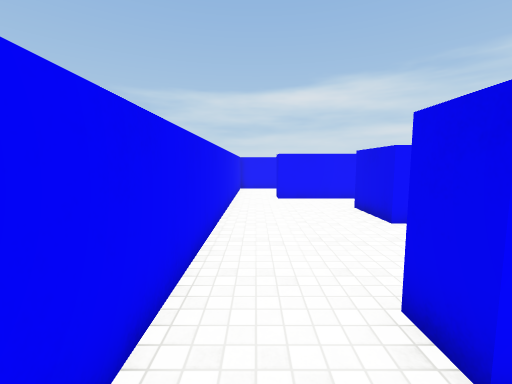
View 1 (above)

20 first-person views from a walk through a 3-D level made in the Unity game engine. The camera is 1.5 m above the floor, tilts 6° down and sees 90° across. The floor is counted in squares, 1 m on a side. Each view is taken from the middle of a square. On the plan, view 1 faces up. The plan holds only what a view shows up to about 13 squares ahead; the rest is blank. The place goes on beyond the plan. Surface patterns are stand-ins for the level's own textures.

View 2
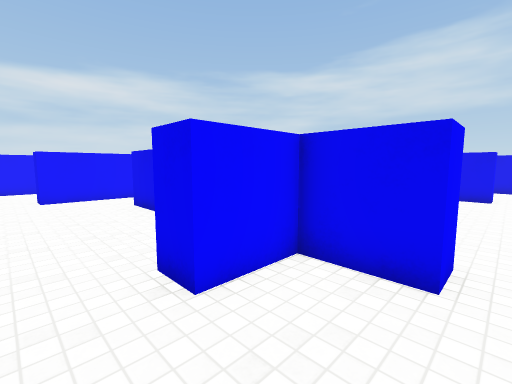

View 3
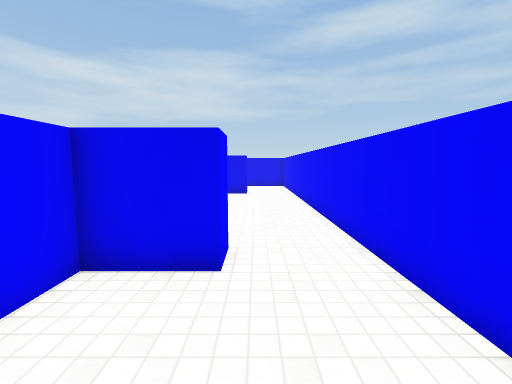

View 4
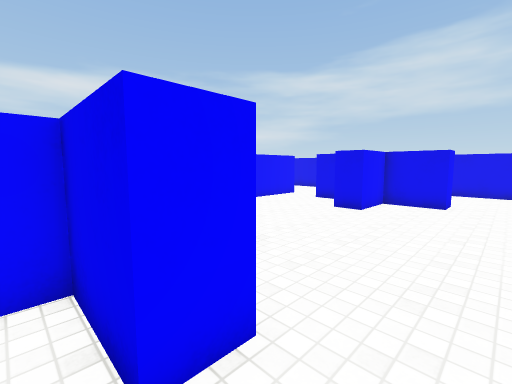

View 5
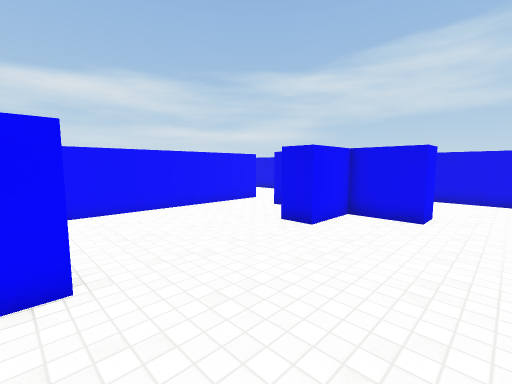

View 6
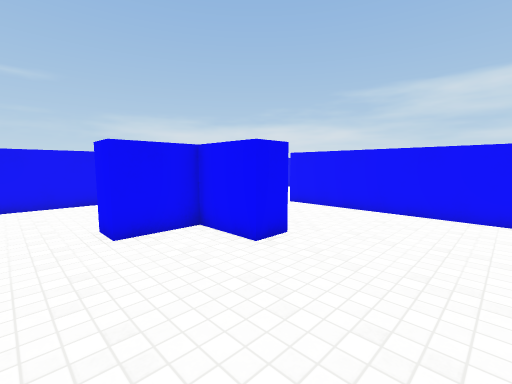

View 7
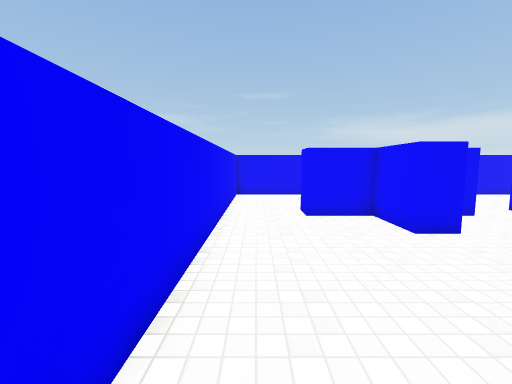

View 8
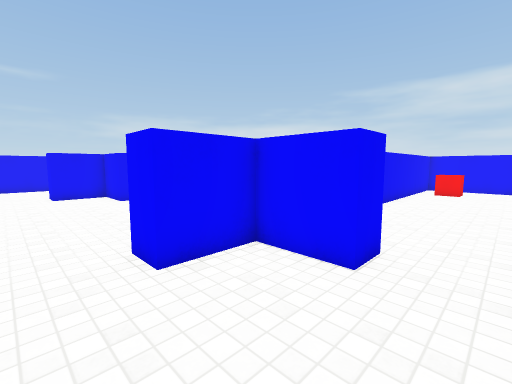

View 9
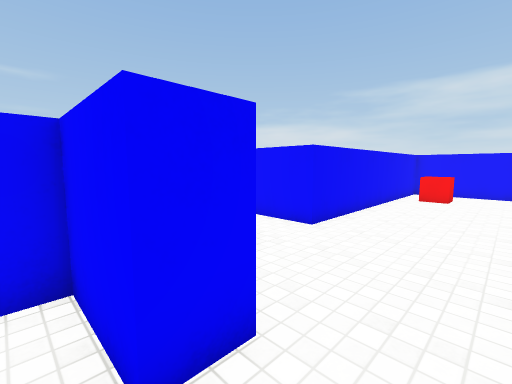

View 10
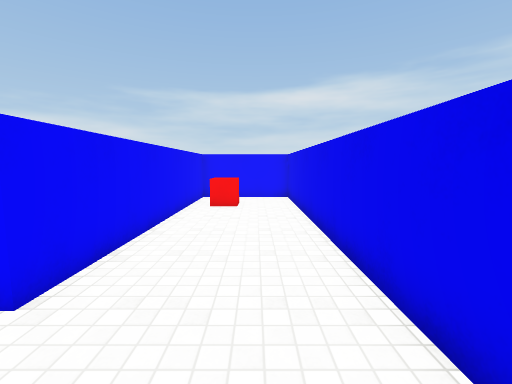

View 11
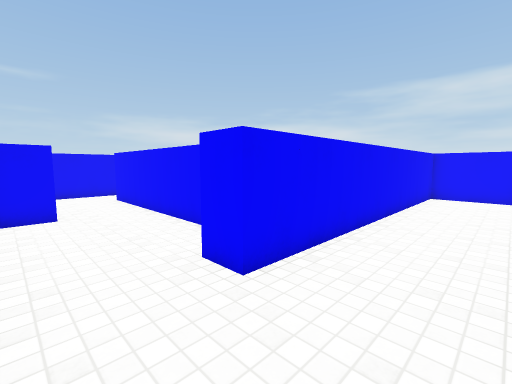

View 12
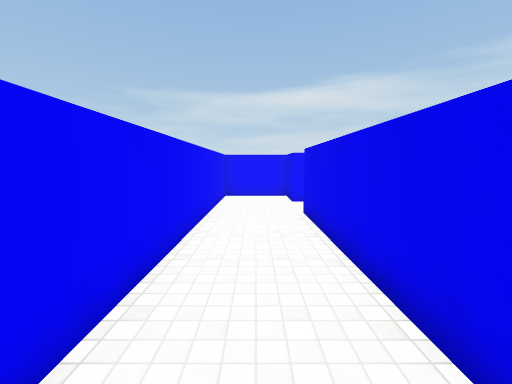

View 13
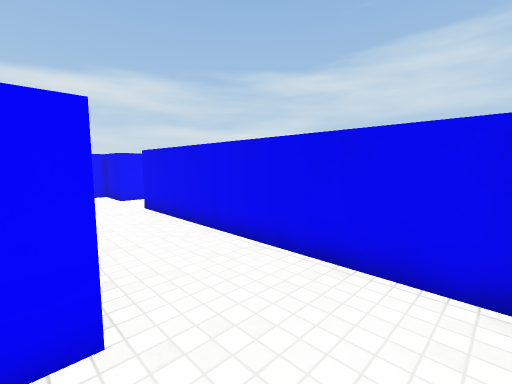

View 14
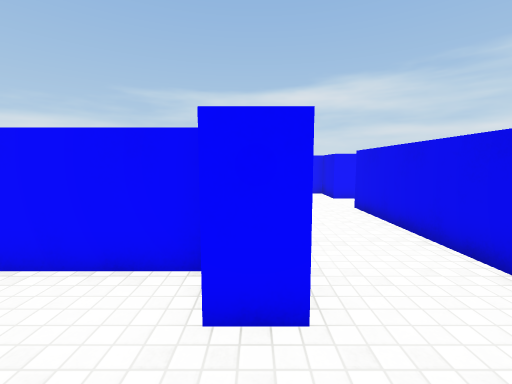

View 15
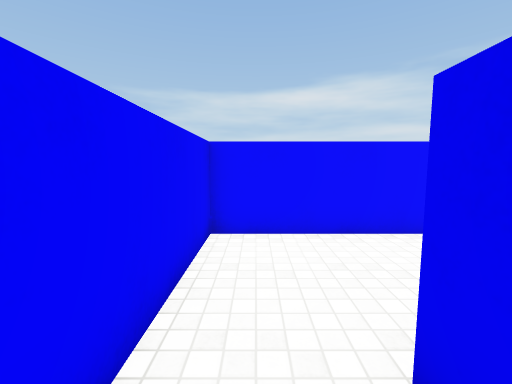

View 16
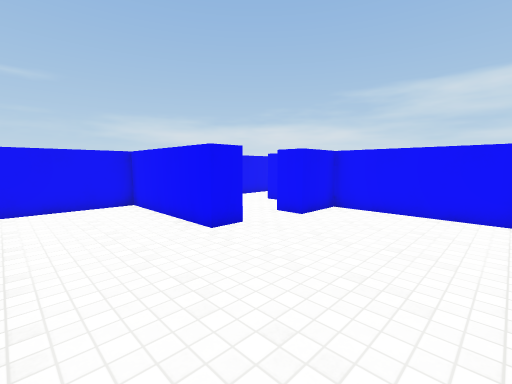

View 17
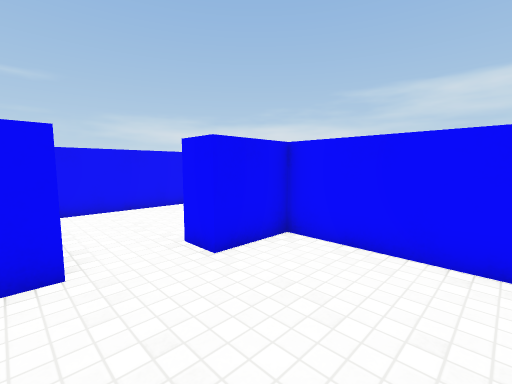

View 18
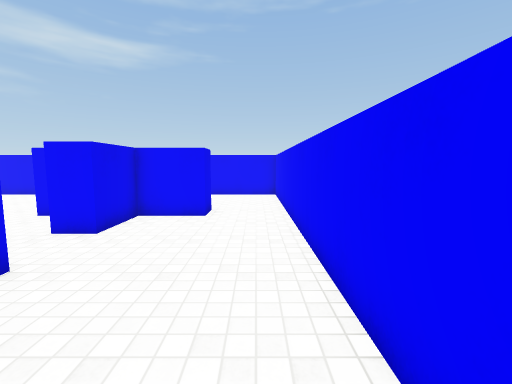

View 19
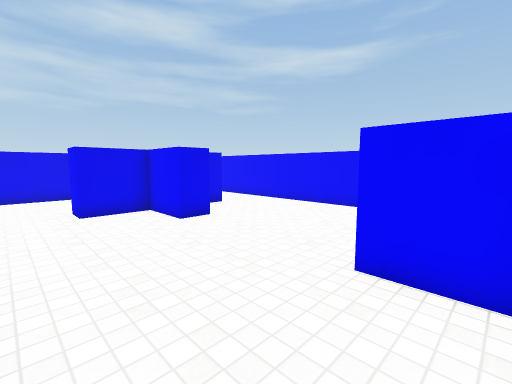

View 20
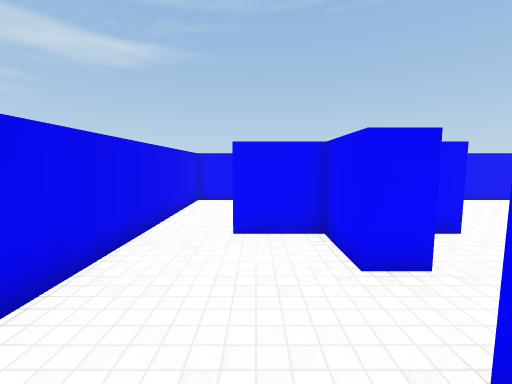

### Floor plan
Ten units are one square. View 1 is at (0, 0); x grows to the right and y downward. Boxes are objects, and circles mark ways between rooms. Rooms are numbered by the first view taken in them; rooms with no view inside come last. Other rooms are left out.
<svg viewBox="-15 -226 205 261">
<path fill="none" stroke="#000" d="M-10 -15 -10 30 35 30M35 5 35 -15 15 -15M49 -25 65 -25 65 -15 45 -15 45 5 35 5M45 -45 45 -41M145 5 135 5 135 -15 115 -15 115 -25 135 -25 135 -45M135 -65 55 -65M35 30 145 30M165 -15 145 -15 145 5M170 30 185 30 185 -15M135 -45 145 -45 145 -25 165 -25 165 -15M185 -15 185 -160 145 -160 145 -65 135 -65M92 -115 10 -115M55 -65 45 -65M135 -79 135 -170M-10 -115 -10 -15M15 -15 15 -25 35 -25 35 -45 45 -45M135 -195 135 -215 105 -215 105 -102 95 -102M40 -176 40 -165 -10 -165 -10 -115M10 -115 10 -125M91 -215 45 -215 45 -195M19 -215 12 -215M45 -195 35 -195M-10 -221 -10 -181"/>
<rect x="155" y="-145" width="10" height="10" fill="#bbb"><title>red cube</title></rect>
<rect x="35" y="-95" width="10" height="30" fill="#bbb"><title>blue block</title></rect>
<circle cx="40" cy="15" r="3" fill="#2a7"/>
<circle cx="5" cy="-20" r="3" fill="#2a7"/>
<circle cx="140" cy="15" r="3" fill="#2a7"/>
<circle cx="140" cy="-55" r="3" fill="#2a7"/>
<circle cx="45" cy="-55" r="3" fill="#2a7"/>
<circle cx="175" cy="-20" r="3" fill="#2a7"/>
<circle cx="0" cy="-120" r="3" fill="#2a7"/>
<circle cx="35" cy="-185" r="3" fill="#2a7"/>
<text x="10" y="0">1</text>
<text x="90" y="-20">2</text>
<text x="160" y="0">3</text>
<text x="160" y="-90">4</text>
<text x="70" y="-100">5</text>
<text x="50" y="-160">6</text>
<text x="20" y="-190">7</text>
</svg>
Room 1 opens to room 2. Room 1 opens to room 5. Room 2 opens to room 3. Room 2 opens to room 4. Room 2 opens to room 5. Room 3 opens to room 4. Room 5 opens to room 6. Room 6 opens to room 7.

Where each view was taken, in squares from view 1:
view 1: 0 up, 0 right, facing up
view 2: 1 down, 0 right, facing up-right
view 3: 1 down, 0 right, facing right
view 4: 2 down, 3 right, facing up-right
view 5: 2 down, 6 right, facing up-right
view 6: 2 down, 10 right, facing up-left
view 7: 2 down, 12 right, facing left
view 8: 2 down, 18 right, facing up-left
view 9: 1 up, 18 right, facing up-left
view 10: 4 up, 17 right, facing up
view 11: 8 up, 13 right, facing up-left
view 12: 9 up, 12 right, facing up
view 13: 8 up, 10 right, facing up-right
view 14: 8 up, 10 right, facing up
view 15: 11 up, 0 right, facing up
view 16: 13 up, 9 right, facing up-left
view 17: 17 up, 8 right, facing up-left
view 18: 10 up, 0 right, facing down
view 19: 6 up, 5 right, facing down-right
view 20: 8 up, 16 right, facing down
